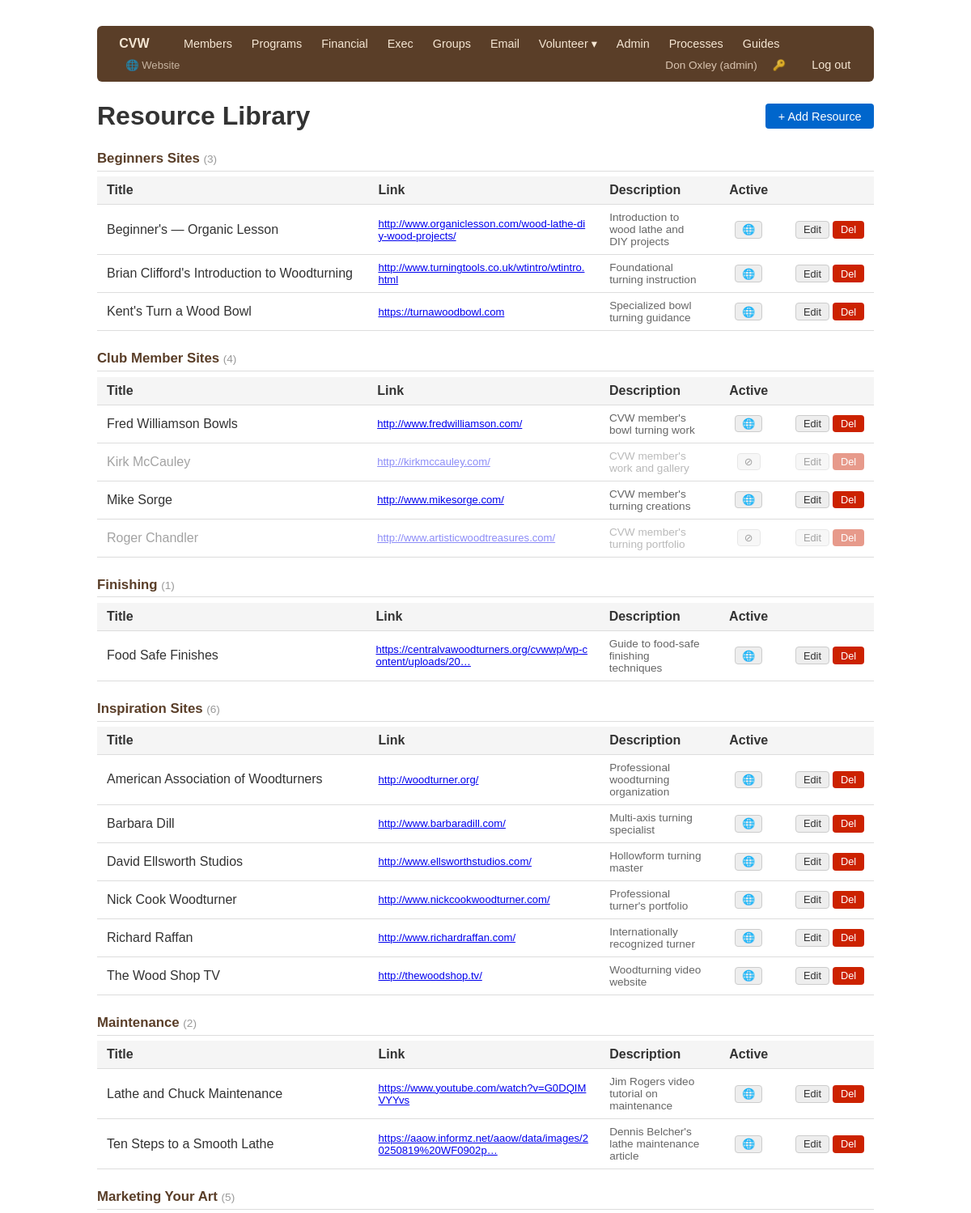
/librarian/resources/ (signed in, upper part), run on the app's committed database.
### app/models/user.py (models this page shows, shortened)
class User(Base):
    __tablename__ = "users"
    id = Column(Integer, primary_key=True, index=True)
    username = Column(String, unique=True, nullable=False, index=True)
    full_name = Column(String, nullable=False)
    role = Column(String, nullable=False)       # see ROLES
    hashed_password = Column(String, nullable=False)
    active = Column(Boolean, default=True)
    must_change_password = Column(Boolean, default=False)
    member_id = Column(Integer, ForeignKey("members.id"), nullable=True)
    created_at = Column(DateTime, server_default=func.now())
    member = relationship("Member", backref="user_account")

### app/models/resource.py (models this page shows, shortened)
class Resource(Base):
    __tablename__ = "resources"
    id          = Column(Integer, primary_key=True)
    category    = Column(String(100), nullable=False, index=True)
    title       = Column(String(200), nullable=False)
    url         = Column(String(1000), nullable=True)   # null when file_path is set
    file_path   = Column(String(500), nullable=True)    # filename within static/resources/
    description = Column(String(500))
    sort_order  = Column(Integer, default=0)
    active      = Column(Boolean, default=True)
    created_at  = Column(DateTime, default=datetime.utcnow)
    updated_at  = Column(DateTime, default=datetime.utcnow, onupdate=datetime.utcnow)

### app/routers/librarian.py (the view)
@router.get("/resources/", response_class=HTMLResponse)
def resource_list(request: Request, _=auth, db: Session = Depends(get_db)):
    return templates.TemplateResponse("librarian/resource_list.html", {
        "request": request,
        "by_category": _grouped(db),
    })

### app/templates/librarian/resource_list.html (shortened to what this page needs)
{% extends "base.html" %}
{% block content %}
<div style="display:flex; justify-content:space-between; align-items:center; margin-bottom:1rem">
    <h1 style="margin:0">Resource Library</h1>
    <a href="/librarian/resources/new" class="btn btn-primary">+ Add Resource</a>
</div>
{% for category, items in by_category.items() %}
<h2 style="font-size:1.05rem; margin:1.5rem 0 0.4rem; color:#5a3e28; border-bottom:1px solid #ddd; padding-bottom:0.3rem">
    {{ category }}
    <span style="font-weight:normal; font-size:0.85rem; color:#999">({{ items|length }})</span>
</h2>
<table>
    <thead>
        <tr>
            <th style="width:40%">Title</th>
            <th style="width:35%">Link</th>
            <th style="width:15%">Description</th>
            <th style="width:10%; text-align:center">Active</th>
            <th></th>
        </tr>
    </thead>
    <tbody>
    {% for r in items %}
    <tr style="{% if not r.active %}opacity:0.45{% endif %}">
        <td>{{ r.title }}</td>
        <td style="font-size:0.82rem; word-break:break-all">
            {% if r.file_path %}
            <a href="{{ r.href }}" target="_blank" rel="noopener">📄 {{ r.file_path }}</a>
            {% elif r.url %}
            <a href="{{ r.url }}" target="_blank" rel="noopener">{{ r.url[:60] }}{% if r.url|length > 60 %}…{% endif %}</a>
            {% endif %}
        </td>
        <td style="font-size:0.85rem; color:#666">{{ r.description or '' }}</td>
        <td style="text-align:center">
            <form method="post" action="/librarian/resources/{{ r.id }}/toggle" style="display:inline">
                <button type="submit" class="btn btn-secondary" style="padding:0.15rem 0.5rem; font-size:0.8rem"
                        title="{% if r.active %}Hide from public{% else %}Show on public site{% endif %}">
                    {% if r.active %}🌐{% else %}⊘{% endif %}
                </button>
            </form>
        </td>
        <td style="white-space:nowrap">
            <a href="/librarian/resources/{{ r.id }}/edit" class="btn btn-secondary" style="font-size:0.8rem; padding:0.15rem 0.55rem">Edit</a>
            <form method="post" action="/librarian/resources/{{ r.id }}/delete" style="display:inline"
                  onsubmit="return confirm('Delete {{ r.title|e }}?')">
                <button type="submit" class="btn btn-danger" style="font-size:0.8rem; padding:0.15rem 0.55rem">Del</button>
            </form>
        </td>
    </tr>
    {% endfor %}
    </tbody>
</table>
{% endfor %}
{% endblock %}

### app/templates/base.html (shortened to what this page needs)
<!DOCTYPE html>
<html lang="en">
<head>
</head>
<body>
<nav>
    <a href="/" class="nav-brand" style="text-decoration:none">CVW</a>
    {% if request.state.user %}
        {% set role = request.state.user.role %}
        {% if role in ['admin', 'exec', 'membership'] %}
            <a href="/members/">Members</a>
        {% endif %}
        {% if role in ['admin', 'exec', 'program'] %}
            <a href="/programs/">Programs</a>
        {% endif %}
        {% if role in ['admin', 'financial'] %}
            <a href="/financial/">Financial</a>
        {% endif %}
        {% if role in ['admin', 'exec'] %}
            <a href="/exec/">Exec</a>
        {% endif %}
        {% if role in ['admin', 'membership'] %}
            <a href="/groups/">Groups</a>
            <a href="/email/">Email</a>
        {% endif %}
        {% if role in ['admin', 'librarian'] %}
        <div class="nav-dropdown">
            <a href="#">Volunteer ▾</a>
        </div>
        {% endif %}
        {% if role == 'admin' %}
            <a href="/admin/">Admin</a>
        {% endif %}
        <a href="/processes/">Processes</a>
        <a href="/guides/">Guides</a>
        <a href="/site/" style="margin-left:0.5rem; opacity:0.7; font-size:0.82rem">🌐 Website</a>
        <div class="nav-right">
            <span class="nav-user">{{ request.state.user.full_name }} ({{ role }})</span>
            <a href="/change-password" title="Change password" style="font-size:0.82rem; opacity:0.8">🔑</a>
            <a href="/logout">Log out</a>
        </div>
    {% else %}
        <div class="nav-right"><a href="/login">Log in</a></div>
    {% endif %}
</nav>
{% block content %}{% endblock %}
</body>
</html>

### app/templates/base.html (style rules this page uses)
body { font-family: sans-serif; max-width: 960px; margin: 2rem auto; padding: 0 1rem; color: #333; }
nav { margin-bottom: 1.5rem; background: #5a3e28; padding: 0.5rem 1rem; border-radius: 6px; display: flex; align-items: center; gap: 0; flex-wrap: wrap; }
nav .nav-brand { color: #f5e6d3; font-weight: 700; font-size: 1rem; margin-right: 1.25rem; }
nav a { margin-right: 0.1rem; text-decoration: none; color: #f5e6d3; font-size: 0.9rem; padding: 0.3rem 0.7rem; border-radius: 4px; }
nav .nav-right { margin-left: auto; display: flex; align-items: center; gap: 0.5rem; }
.nav-dropdown { position: relative; display: inline-block; }
.nav-dropdown > a { margin-right: 0.1rem; }
nav .nav-user { color: #d9c4b0; font-size: 0.85rem; }
table { width: 100%; border-collapse: collapse; }
th, td { text-align: left; padding: 0.5rem 0.75rem; border-bottom: 1px solid #ddd; }
th { background: #f5f5f5; font-weight: 600; }
.btn { display: inline-block; padding: 0.4rem 0.9rem; border-radius: 4px; text-decoration: none; font-size: 0.9rem; border: 1px solid transparent; cursor: pointer; }
.btn-primary { background: #0066cc; color: white; }
.btn-secondary { background: #eee; color: #333; border-color: #ccc; }
.btn-danger { background: #cc2200; color: white; }
h1 { margin-bottom: 1rem; }

### data on the page
User: state.user.full_name "Don Oxley", role "admin"
Resource: category "Beginners Sites", items "3", title "Beginner's — Organic Lesson", url "http://www.organiclesson.com/wood-lathe-diy-wood-projects/", description "Introduction to wood lathe and DIY projects"
Resource: title "Brian Clifford's Introduction to Woodturning", url "http://www.turningtools.co.uk/wtintro/wtintro.html", description "Foundational turning instruction"
Resource: title "Kent's Turn a Wood Bowl", url "https://turnawoodbowl.com", description "Specialized bowl turning guidance"
Resource: category "Club Member Sites", items "4", title "Fred Williamson Bowls", url "http://www.fredwilliamson.com/", description "CVW member's bowl turning work"
Resource: title "Kirk McCauley", url "http://kirkmccauley.com/", description "CVW member's work and gallery"
Resource: title "Mike Sorge", url "http://www.mikesorge.com/", description "CVW member's turning creations"
Resource: title "Roger Chandler", url "http://www.artisticwoodtreasures.com/", description "CVW member's turning portfolio"
Resource: category "Finishing", items "1", title "Food Safe Finishes", url "https://centralvawoodturners.org/cvwwp/wp-content/uploads/20", description "Guide to food-safe finishing techniques"
Resource: category "Inspiration Sites", items "6", title "American Association of Woodturners", url "http://woodturner.org/", description "Professional woodturning organization"
Resource: title "Barbara Dill", url "http://www.barbaradill.com/", description "Multi-axis turning specialist"
Resource: title "David Ellsworth Studios", url "http://www.ellsworthstudios.com/", description "Hollowform turning master"
Resource: title "Nick Cook Woodturner", url "http://www.nickcookwoodturner.com/", description "Professional turner's portfolio"
Resource: title "Richard Raffan", url "http://www.richardraffan.com/", description "Internationally recognized turner"
Resource: title "The Wood Shop TV", url "http://thewoodshop.tv/", description "Woodturning video website"
Resource: category "Maintenance", items "2", title "Lathe and Chuck Maintenance", url "https://www.youtube.com/watch?v=G0DQIMVYYvs", description "Jim Rogers video tutorial on maintenance"
Resource: title "Ten Steps to a Smooth Lathe", url "https://aaow.informz.net/aaow/data/images/20250819%20WF0902p", description "Dennis Belcher's lathe maintenance article"
Resource: category "Marketing Your Art", items "5"
